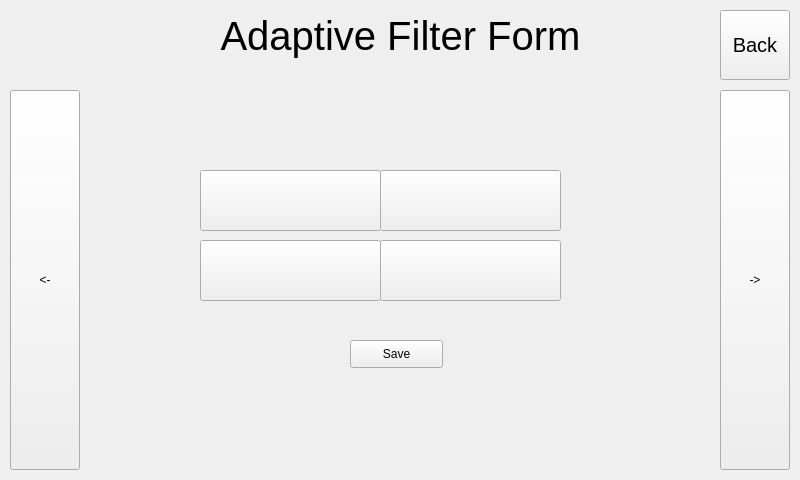
<?xml version="1.0" encoding="UTF-8"?>
<ui version="4.0">
 <class>AdaptiveFilterForm</class>
 <widget class="QWidget" name="AdaptiveFilterForm">
  <property name="geometry">
   <rect>
    <x>0</x>
    <y>0</y>
    <width>800</width>
    <height>480</height>
   </rect>
  </property>
  <property name="minimumSize">
   <size>
    <width>800</width>
    <height>480</height>
   </size>
  </property>
  <property name="maximumSize">
   <size>
    <width>800</width>
    <height>480</height>
   </size>
  </property>
  <property name="windowTitle">
   <string>Form</string>
  </property>
  <widget class="QPushButton" name="moveRightButton">
   <property name="geometry">
    <rect>
     <x>720</x>
     <y>90</y>
     <width>70</width>
     <height>380</height>
    </rect>
   </property>
   <property name="text">
    <string>-&gt;</string>
   </property>
  </widget>
  <widget class="QLabel" name="label">
   <property name="geometry">
    <rect>
     <x>10</x>
     <y>0</y>
     <width>781</width>
     <height>71</height>
    </rect>
   </property>
   <property name="font">
    <font>
     <pointsize>30</pointsize>
    </font>
   </property>
   <property name="text">
    <string>Adaptive Filter Form</string>
   </property>
   <property name="alignment">
    <set>Qt::AlignCenter</set>
   </property>
  </widget>
  <widget class="QPushButton" name="moveLeftButton">
   <property name="geometry">
    <rect>
     <x>10</x>
     <y>90</y>
     <width>70</width>
     <height>380</height>
    </rect>
   </property>
   <property name="text">
    <string>&lt;-</string>
   </property>
  </widget>
  <widget class="QPushButton" name="closeButton">
   <property name="geometry">
    <rect>
     <x>720</x>
     <y>10</y>
     <width>70</width>
     <height>70</height>
    </rect>
   </property>
   <property name="font">
    <font>
     <pointsize>15</pointsize>
    </font>
   </property>
   <property name="text">
    <string>Back</string>
   </property>
  </widget>
  <widget class="QLabel" name="longLabel">
   <property name="geometry">
    <rect>
     <x>380</x>
     <y>180</y>
     <width>171</width>
     <height>41</height>
    </rect>
   </property>
   <property name="font">
    <font>
     <pointsize>15</pointsize>
    </font>
   </property>
   <property name="text">
    <string>Long avg: 0</string>
   </property>
  </widget>
  <widget class="QLabel" name="percent">
   <property name="geometry">
    <rect>
     <x>220</x>
     <y>250</y>
     <width>151</width>
     <height>41</height>
    </rect>
   </property>
   <property name="font">
    <font>
     <pointsize>15</pointsize>
    </font>
   </property>
   <property name="text">
    <string>% Diff: 0</string>
   </property>
  </widget>
  <widget class="QLabel" name="shortLabel">
   <property name="geometry">
    <rect>
     <x>210</x>
     <y>180</y>
     <width>151</width>
     <height>41</height>
    </rect>
   </property>
   <property name="font">
    <font>
     <pointsize>15</pointsize>
    </font>
   </property>
   <property name="text">
    <string>Short avg: 0</string>
   </property>
  </widget>
  <widget class="QPushButton" name="shortMask">
   <property name="geometry">
    <rect>
     <x>200</x>
     <y>170</y>
     <width>181</width>
     <height>61</height>
    </rect>
   </property>
   <property name="text">
    <string/>
   </property>
  </widget>
  <widget class="QLabel" name="difference">
   <property name="geometry">
    <rect>
     <x>380</x>
     <y>250</y>
     <width>161</width>
     <height>41</height>
    </rect>
   </property>
   <property name="font">
    <font>
     <pointsize>15</pointsize>
    </font>
   </property>
   <property name="text">
    <string>Min Diff: 0</string>
   </property>
  </widget>
  <widget class="QPushButton" name="differenceMask">
   <property name="geometry">
    <rect>
     <x>380</x>
     <y>240</y>
     <width>181</width>
     <height>61</height>
    </rect>
   </property>
   <property name="text">
    <string/>
   </property>
  </widget>
  <widget class="QPushButton" name="longMask">
   <property name="geometry">
    <rect>
     <x>380</x>
     <y>170</y>
     <width>181</width>
     <height>61</height>
    </rect>
   </property>
   <property name="text">
    <string/>
   </property>
   <property name="autoRepeat">
    <bool>false</bool>
   </property>
  </widget>
  <widget class="QPushButton" name="percentMask">
   <property name="geometry">
    <rect>
     <x>200</x>
     <y>240</y>
     <width>181</width>
     <height>61</height>
    </rect>
   </property>
   <property name="text">
    <string/>
   </property>
  </widget>
  <widget class="QPushButton" name="saveButton">
   <property name="geometry">
    <rect>
     <x>350</x>
     <y>340</y>
     <width>93</width>
     <height>28</height>
    </rect>
   </property>
   <property name="text">
    <string>Save</string>
   </property>
  </widget>
  <zorder>label</zorder>
  <zorder>moveRightButton</zorder>
  <zorder>moveLeftButton</zorder>
  <zorder>closeButton</zorder>
  <zorder>longLabel</zorder>
  <zorder>percent</zorder>
  <zorder>shortLabel</zorder>
  <zorder>shortMask</zorder>
  <zorder>difference</zorder>
  <zorder>differenceMask</zorder>
  <zorder>longMask</zorder>
  <zorder>percentMask</zorder>
  <zorder>saveButton</zorder>
 </widget>
 <resources/>
 <connections/>
</ui>
